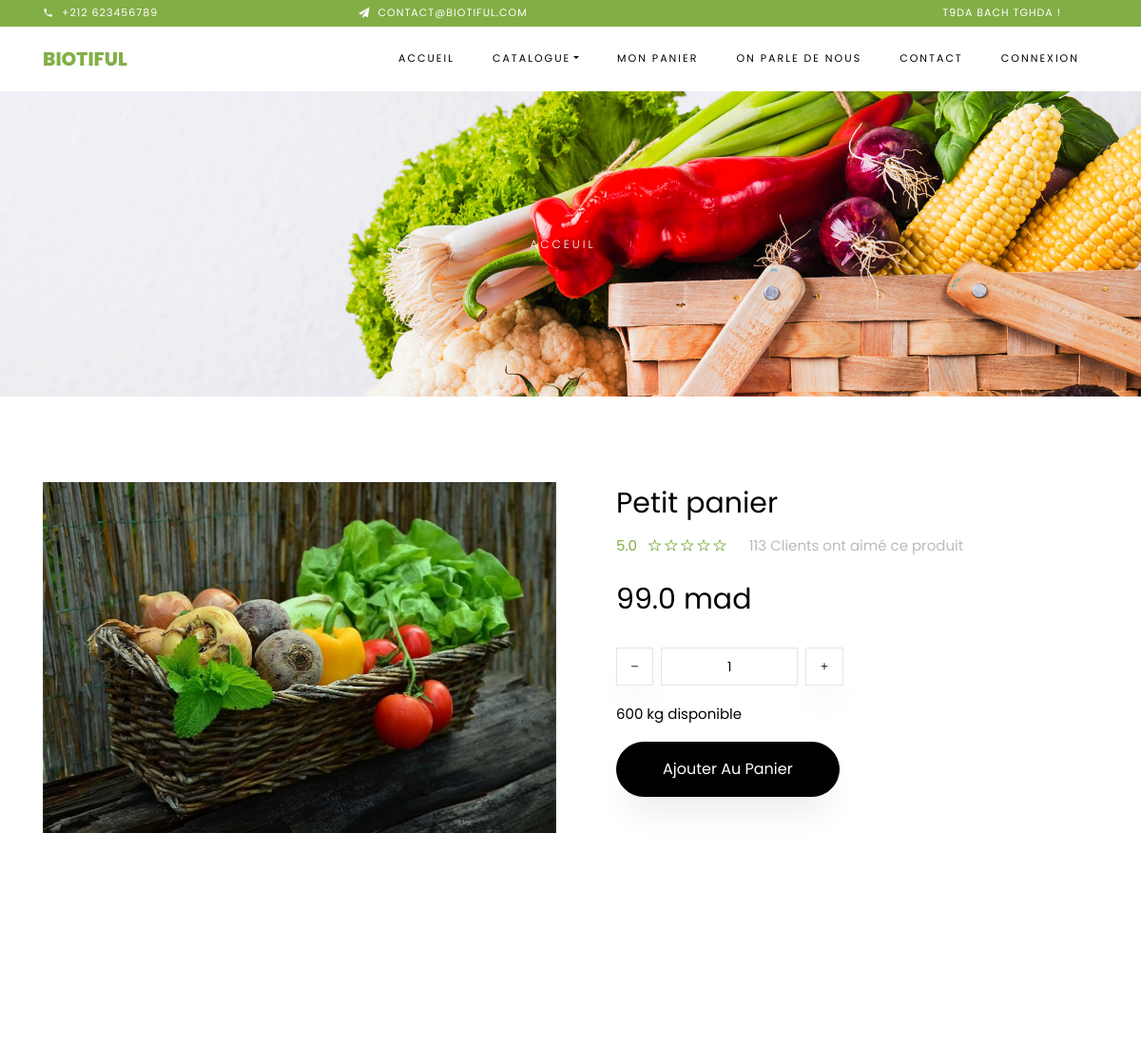
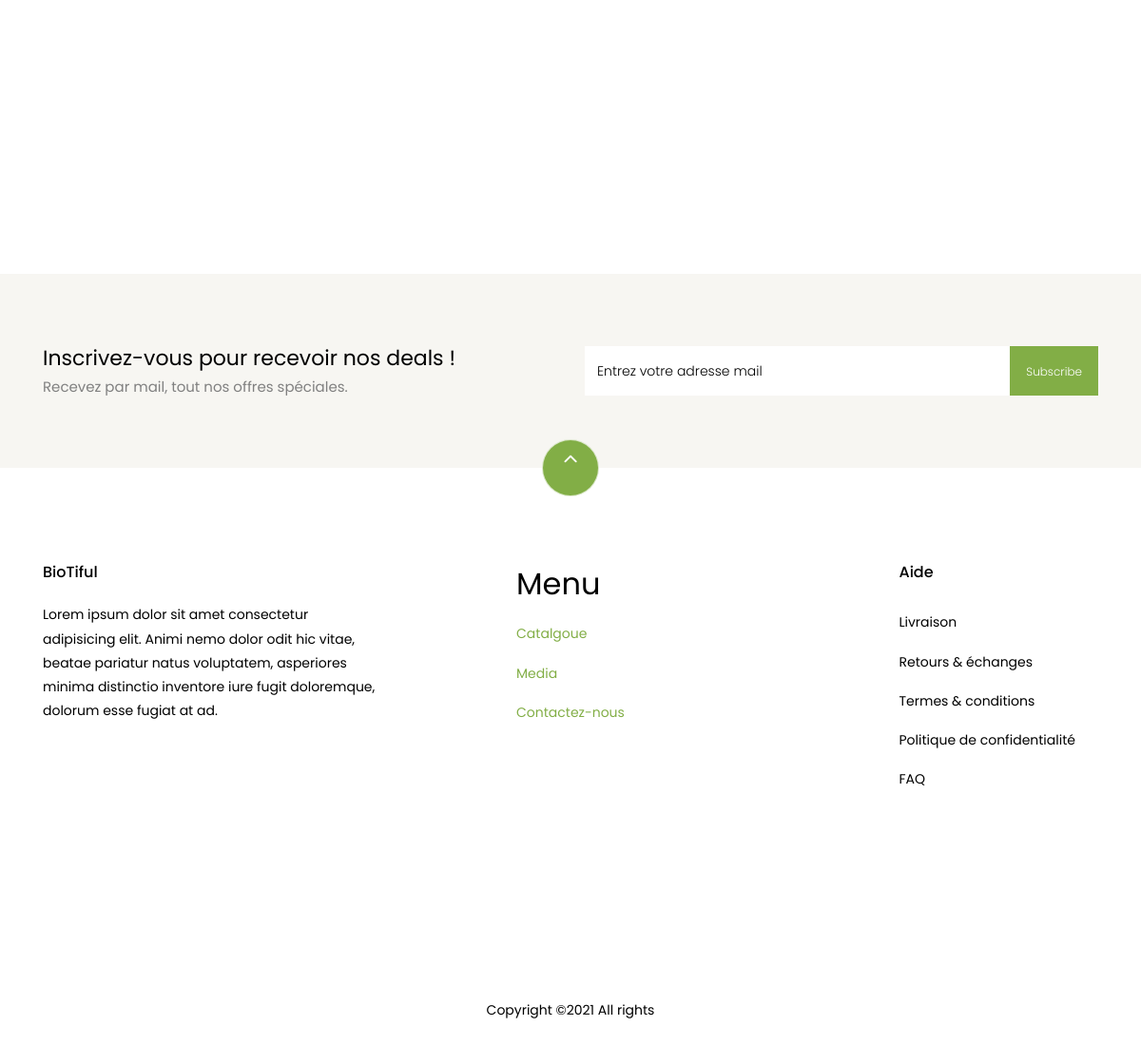
The page /panier/produit_slug_150/ on the database its author committed (2 pictures, top to bottom).
### mainApp/models.py (models this page shows, shortened)
class Panier(models.Model):
    type = models.CharField(choices=TYPE_PANIER, max_length=5)
    price = models.FloatField()
    poids = models.IntegerField(blank=True, null=True)
    items = models.ManyToManyField(Item)
    slug = models.SlugField()
    discount_price = models.FloatField(blank=True, null=True)
    liked = models.IntegerField(default=0)
    pic = models.ImageField(blank=True, null=True, upload_to='products')
    def get_add_to_cart_url(self):
        return reverse("mainApp:add_panier_to_cart", kwargs={
            'slug':self.slug
        })

### mainApp/views.py (the view)
# urls.py: path('panier/<slug>/', PanierDetailView.as_view(), name='panier'),
class PanierDetailView(DetailView):
    context_object_name = 'panier'
    model = Panier
    template_name = "shop/panier.html"

### templates/shop/panier.html (shortened to what this page needs)
{% extends 'base/base.html' %}
{% load static %}
{% block content %}
    <div class="hero-wrap hero-bread" style="background-image: url({% static 'images/bg_1.jpg' %});">
      <div class="container">
        <div class="row no-gutters slider-text align-items-center justify-content-center">
          <div class="col-md-9 ftco-animate text-center">
          	<p class="breadcrumbs"><span class="mr-2"><a href="{% url 'mainApp:home' %}">Acceuil</a></span> <span class="mr-2"><a href="#"></a></span></p>
          </div>
        </div>
      </div>
    </div>
    <section class="ftco-section">
    	<div class="container">
    		<div class="row">
    			<div class="col-lg-6 mb-5 ftco-animate">
    			<a href="{{ panier.pic.url }}" class="image-popup"><img src="{{ panier.pic.url }}" class="img-fluid" alt="Colorlib Template"></a>
    			</div>
    			<div class="col-lg-6 product-details pl-md-5 ftco-animate">
    				<h3>{% if panier.type in "PET" %} Petit panier
						{% elif panier.type in "MOY" %} Panier moyen
						{% elif panier.type in "GRA" %} Grand panier
						{% endif %}
					</h3>
    				<div class="rating d-flex">
							<p class="text-left mr-4">
								<a href="#" class="mr-2">5.0</a>
								<a href="#"><span class="ion-ios-star-outline"></span></a>
								<a href="#"><span class="ion-ios-star-outline"></span></a>
								<a href="#"><span class="ion-ios-star-outline"></span></a>
								<a href="#"><span class="ion-ios-star-outline"></span></a>
								<a href="#"><span class="ion-ios-star-outline"></span></a>
							</p>
							<p class="text-left mr-4">
								<a href="#" class="mr-2" style="color: #000;"><span style="color: #bbb;">{{ panier.liked }} Clients ont aimé ce produit</span></a>
							</p>
						</div>
    				<p class="price"><span>{{ panier.price }} mad</span></p>
						<div class="row mt-4">
							<div class="input-group col-md-6 d-flex mb-3">
	             	<span class="input-group-btn mr-2">
	                	<button type="button" class="quantity-left-minus btn"  data-type="minus" data-field="">
	                   <i class="ion-ios-remove"></i>
	                	</button>
	            		</span>
	             	<input type="text" id="quantity" name="quantity" class="form-control input-number" value="1" min="1" max="100">
	             	<span class="input-group-btn ml-2">
	                	<button type="button" class="quantity-right-plus btn" data-type="plus" data-field="">
	                     <i class="ion-ios-add"></i>
	                 </button>
	             	</span>
	          	</div>
	          	<div class="col-md-12">
              <p style="color: #000;">600 kg disponible</p>
	          	</div>
          	</div>
          	<p><a href="{{ panier.get_add_to_cart_url }}" class="btn btn-black py-3 px-5">Ajouter Au Panier</a></p>
    			</div>
    		</div>
    	</div>
	</section>
    <section class="ftco-section">
    	<div class="container">
			<div class="row justify-content-center pb-3">
				<div class="row">
				</div>
        	</div>
    	</div>
    </section>
    <section class="ftco-section ftco-no-pt ftco-no-pb py-5 bg-light">
      <div class="container py-4">
        <div class="row d-flex justify-content-center py-5">
          <div class="col-md-6">
          	<h2 style="font-size: 22px;" class="mb-0">Inscrivez-vous pour recevoir nos deals !</h2>
          	<span>Recevez par mail, tout nos offres spéciales.</span>
          </div>
          <div class="col-md-6 d-flex align-items-center">
            <form action="#" class="subscribe-form">
              <div class="form-group d-flex">
                <input type="text" class="form-control" placeholder="Entrez votre adresse mail">
                <input type="submit" value="Subscribe" class="submit px-3">
              </div>
            </form>
          </div>
        </div>
      </div>
    </section>
{% endblock %}

### rows shown on the page
Panier: pic (picture), liked "113", price "99.0"
